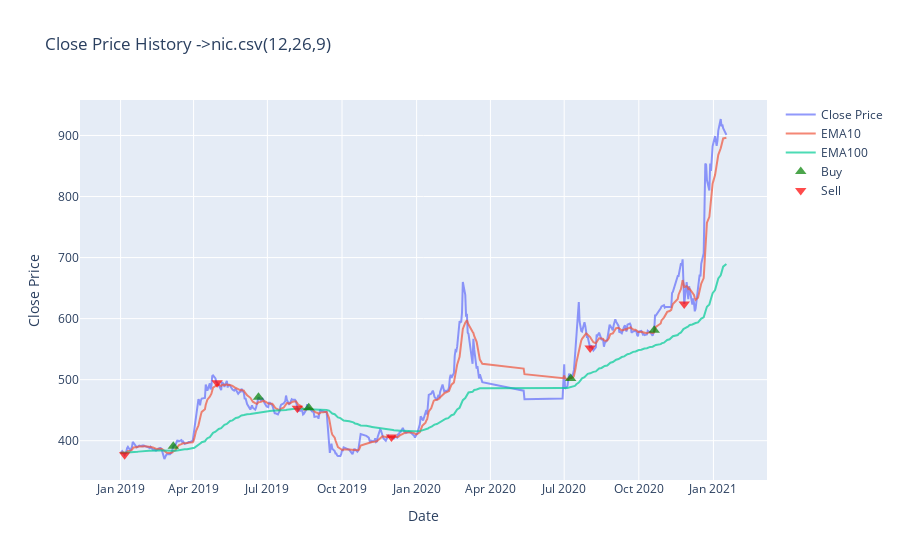
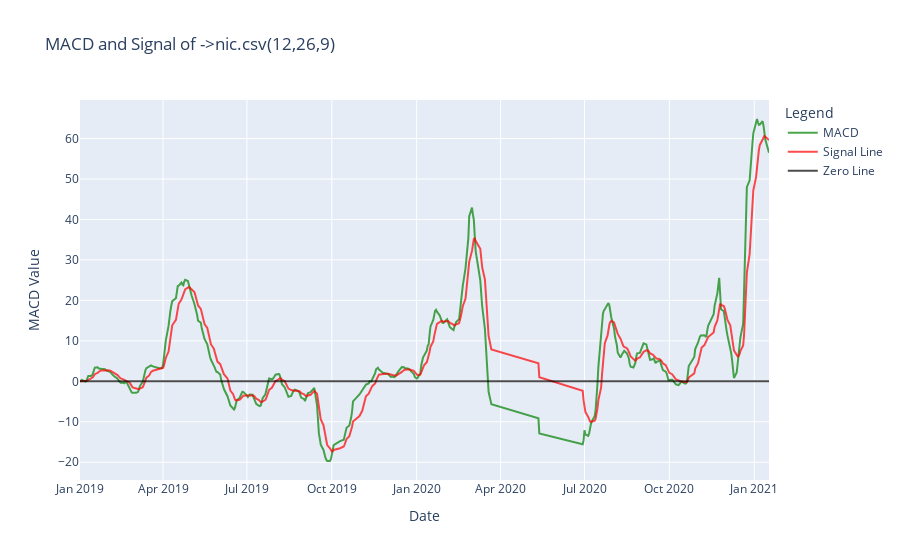

Notebook code cell kept with these figures, in order:
### Code cell
plot_close_price(df,use_plotly=True,plot_EMA=True)
plot_MACD_signal(macd,signal,df)

### Figure 1 — Plotly figure (JSON) as saved in the notebook; plotly's stock layout.template omitted (floating-point values rounded to 4 significant figures; data arrays with more than 128 entries replaced by an {"elided": "..."} marker saying what was removed)
{"data": [{"name": "Close Price", "opacity": 0.7, "type": "scatter", "x": {"elided": "440 str values"}, "y": {"elided": "440 int values"}}, {"name": "EMA10", "opacity": 0.7, "type": "scatter", "x": {"elided": "440 str values"}, "y": {"elided": "440 float values"}}, {"name": "EMA100", "opacity": 0.7, "type": "scatter", "x": {"elided": "440 str values"}, "y": {"elided": "440 float values"}}, {"marker": {"color": "green", "size": 10, "symbol": "triangle-up"}, "mode": "markers", "name": "Buy", "opacity": 0.7, "type": "scatter", "x": {"elided": "440 str values"}, "y": {"elided": "440 int values"}}, {"marker": {"color": "red", "size": 10, "symbol": "triangle-down"}, "mode": "markers", "name": "Sell", "opacity": 0.7, "type": "scatter", "x": {"elided": "440 str values"}, "y": {"elided": "440 int values"}}], "layout": {"title": {"text": "Close Price History ->nic.csv(12,26,9)"}, "xaxis": {"title": {"text": "Date"}}, "yaxis": {"title": {"text": "Close Price"}}}}

### Figure 2 — Plotly figure (JSON) as saved in the notebook; plotly's stock layout.template omitted (floating-point values rounded to 4 significant figures; data arrays with more than 128 entries replaced by an {"elided": "..."} marker saying what was removed)
{"data": [{"line": {"color": "green"}, "name": "MACD", "opacity": 0.7, "type": "scatter", "x": {"elided": "440 str values"}, "y": {"elided": "440 float values"}}, {"line": {"color": "red"}, "name": "Signal Line", "opacity": 0.7, "type": "scatter", "x": {"elided": "440 str values"}, "y": {"elided": "440 float values"}}, {"line": {"color": "black"}, "name": "Zero Line", "opacity": 0.7, "type": "scatter", "x": {"elided": "440 str values"}, "y": {"elided": "440 int values"}}], "layout": {"legend": {"title": {"text": "Legend"}}, "title": {"text": "MACD and Signal of ->nic.csv(12,26,9)"}, "xaxis": {"title": {"text": "Date"}}, "yaxis": {"title": {"text": "MACD Value"}}}}
